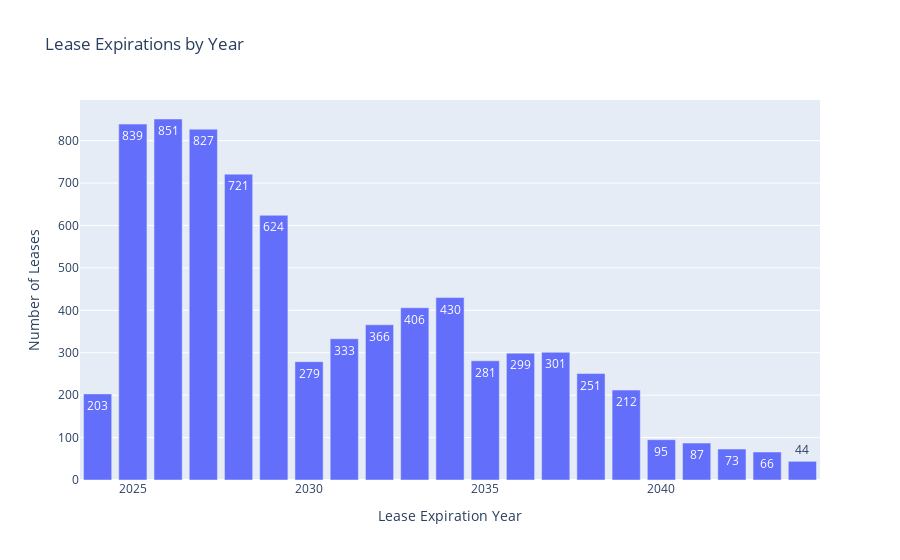

The cell this chart's notebook holds for it:
### Code cell
df['Lease Expiration Year'] = pd.to_datetime(df['Lease Expiration Date']).dt.year

lease_counts = df.groupby("Lease Expiration Year").size().reset_index(name="Count")

fig = px.bar(
    lease_counts,
    x="Lease Expiration Year",
    y="Count",
    title="Lease Expirations by Year",
    labels={"Count": "Number of Leases"},
    text_auto=True
)

fig.show()

fig.write_html("lease_expirations_by_year.html")

### Figure 1 — Plotly figure (JSON) as saved in the notebook; plotly's stock layout.template omitted (floating-point values rounded to 4 significant figures)
{"data": [{"alignmentgroup": "True", "hovertemplate": "Lease Expiration Year=%{x}<br>Number of Leases=%{y}<extra></extra>", "legendgroup": "", "marker": {"color": "#636efa", "pattern": {"shape": ""}}, "name": "", "offsetgroup": "", "orientation": "v", "showlegend": false, "textposition": "auto", "texttemplate": "%{y}", "type": "bar", "x": [2024, 2025, 2026, 2027, 2028, 2029, 2030, 2031, 2032, 2033, 2034, 2035, 2036, 2037, 2038, 2039, 2040, 2041, 2042, 2043, 2044], "xaxis": "x", "y": [203, 839, 851, 827, 721, 624, 279, 333, 366, 406, 430, 281, 299, 301, 251, 212, 95, 87, 73, 66, 44], "yaxis": "y"}], "layout": {"barmode": "relative", "legend": {"tracegroupgap": 0}, "title": {"text": "Lease Expirations by Year"}, "xaxis": {"anchor": "y", "domain": [0, 1], "title": {"text": "Lease Expiration Year"}}, "yaxis": {"anchor": "x", "domain": [0, 1], "title": {"text": "Number of Leases"}}}}
